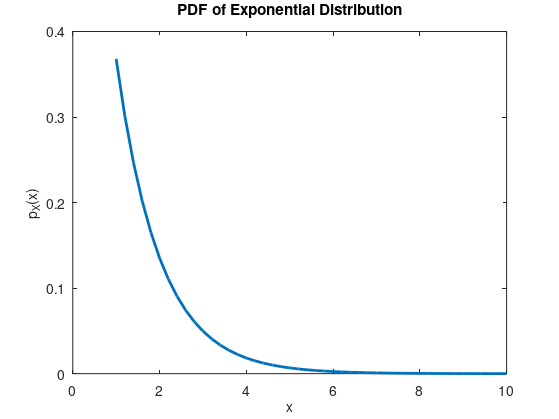
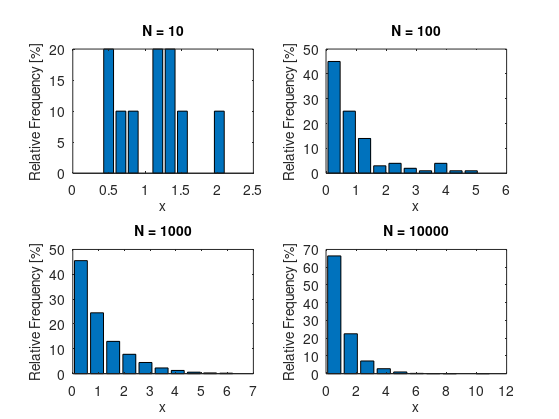
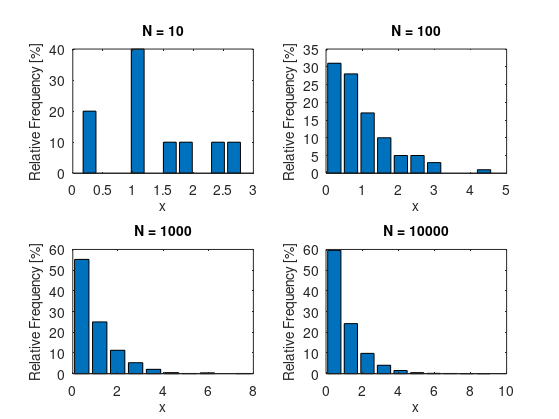
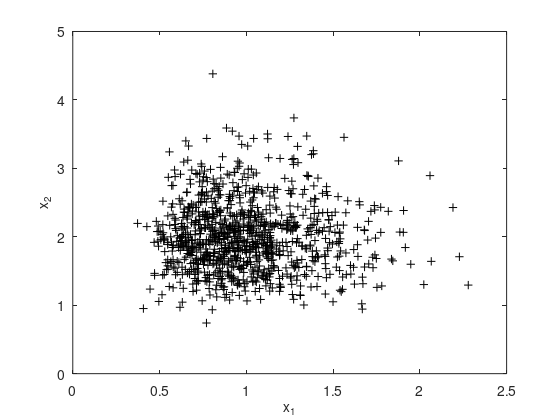

The MATLAB source for these figures, in order:
%ENCE689E PS#3
%
%Author: Saad Tarik

clear;clc

%% Problem 1

%Define graphical parameters
nbins = 100; %number of bins
fontsize = 10;
%(a)
%Specify parameters for exponential distribution
mu = 1.0; %Given mean = 1.0
lambda = 1/mu; %parameter of the exponential distribution

%Specify variable
x = 1:0.2:10;

%Plot the PDF
figure (1);clf
plot(x,exppdf(x,lambda),'LineWidth',2)
xlabel('x','FontSize',fontsize);ylabel('p_X(x)','FontSize',fontsize)
title('PDF of Exponential Distribution')
%Save image to file
set(gcf,'PaperPositionMode','auto')
print('-depsc','-r300','PS3_Prob_1a');close

%(c),(d) and (e)
%Simulation
N = [10 100 1000 10000]; %Sample sizes
mu_x1 = []; %initialize mean vector for Problem 1(c)
var_x1 = []; %initialize variance vector Problem 1(c)
mu_x2 = []; %initialize mean vector for Problem 1(e)
var_x2 = []; %initialize variance vector for Problem 1(e)

for i = 1:length(N)
    %Generate uniformly distributed random numbers (Pr(X<=x)) and calculate corresponding x
    y = 0 + (1-0)*rand(1,N(i));
    x = -(1/lambda)*(log(1-y));
    %Calculate sample statistics
    mu_x1 = [mu_x1 mean(x)];
    var_x1 = [var_x1 var(x)];
    %Plot histogram
    figure(2)
    subplot(2,2,i)
    [count,center] = hist(x);
    rel_freq = 100 * count / sum(count);
    bar(center,rel_freq);hold on
    xlabel('x','FontSize',fontsize);ylabel('Relative Frequency [%]','FontSize',fontsize)
    title_string = ['N = ',num2str(N(i))];
    title(title_string,'FontSize',fontsize)
end
%Save image to file
set(gcf,'PaperPositionMode','auto')
print('-depsc','-r300','PS3_Prob_1d');close

for i = 1:length(N)
    %Generate exponentially distributed random numbers for variable x
    x = exprnd(mu,1,N(i));
    %Calculate sample statistics
    mu_x2 = [mu_x2 mean(x)];
    var_x2 = [var_x2 var(x)];
    %Plot histogram
    figure(3)
    subplot(2,2,i)
    [count,center] = hist(x);
    rel_freq = 100 * count / sum(count);
    bar(center,rel_freq)
    xlabel('x','FontSize',fontsize);ylabel('Relative Frequency [%]','FontSize',fontsize)
    title_string = ['N = ',num2str(N(i))];
    title(title_string,'FontSize',fontsize)
end
%Save image to file
set(gcf,'PaperPositionMode','auto')
print('-depsc','-r300','PS3_Prob_1e');close 

%% Problem 2

%(b) Generate random vector of x, given w = ln(x) is normally distributed

n = 1000; % ensemble size
m_w = [-0.0431 0.6628]; % mean vector of w
C_ww = [0.0862 0;0 0.0606]; % covariance matrix of w

w = mvnrnd(m_w,C_ww,n); % nomrally distributed vector of w
x = exp(w); % lognormally distributed vector of x

%Calculate sample mean and covariance of x
m_x = mean(x,1); % mean vector of x
C_xx = cov(x(:,1),x(:,2)); % covariance matrix of x

%Plot the results
figure(4);clf
plot(x(:,1),x(:,2),'+k')
xlabel('x_1','FontSize',fontsize);ylabel('x_2','FontSize',fontsize)
%Save image to file
set(gcf,'PaperPositionMode','auto')
print('-depsc','-r300','PS3_Prob_2c');close

%Generate ensemble of vector y
y = [1 + 0.25*x(:,1) - 0.1*x(:,2).^2 0.05*x(:,1) + 0.1*x(:,1).^2 + 0.1*x(:,2).^2] ;

%Calculate sample mean and covariance of y
m_y = mean(y,1); % mean vector of y
C_yy = cov(y(:,1),y(:,2)); % covariance matrix of y

%Plot the results
figure(5);clf
plot(y(:,1),y(:,2),'+k')
xlabel('y_1','FontSize',fontsize);ylabel('y_2','FontSize',fontsize)
%Save image to file
set(gcf,'PaperPositionMode','auto')
print('-depsc','-r300','PS3_Prob_2e');close
